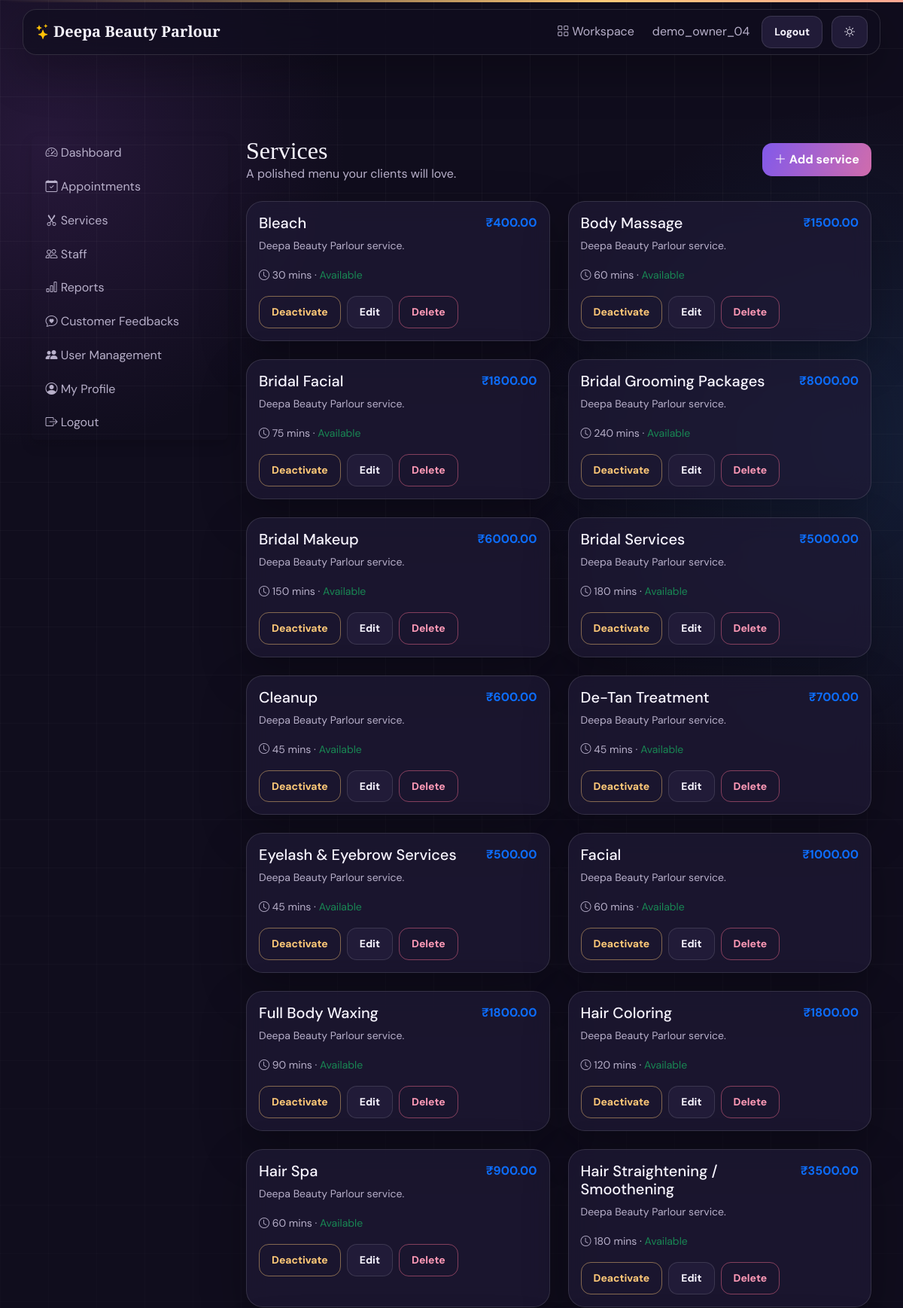
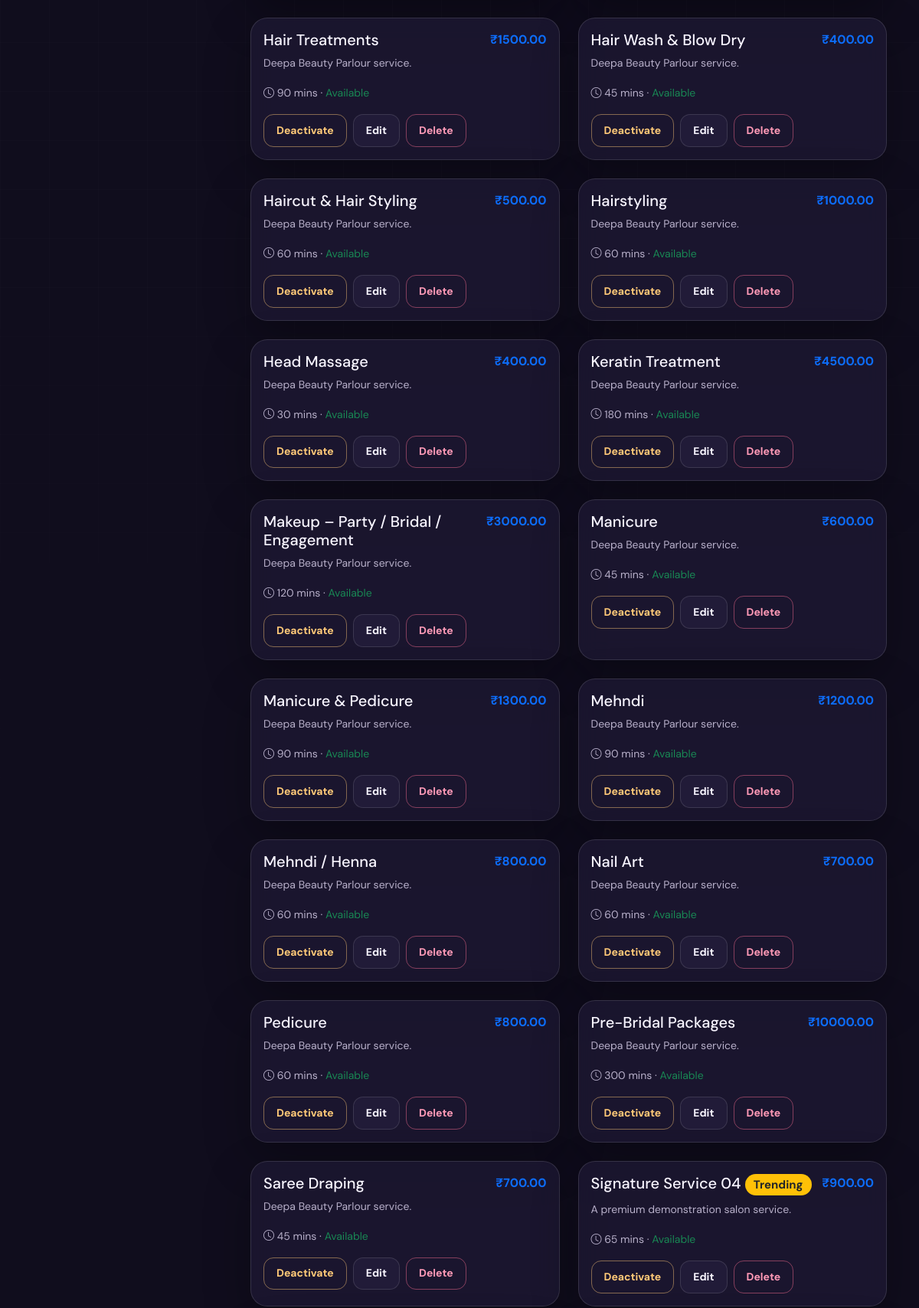
The app's page /owner/services/ (signed in, upper part) with its own data (2 pictures, top to bottom).
### accounts/models.py (models this page shows, shortened)
class User(AbstractUser):
    class Role(models.TextChoices):
        CUSTOMER = "CUSTOMER", "Customer"
        OWNER = "OWNER", "Salon Owner"
        STAFF = "STAFF", "Staff"
        SERVICE_MANAGER = "SERVICE_MANAGER", "Service Management"
        ADMIN = "ADMIN", "Admin"
    role = models.CharField(
        max_length=20,
        choices=Role.choices,
        default=Role.CUSTOMER
    )
    phone = models.CharField(max_length=15, blank=True)
    profile_image = models.ImageField(
        upload_to="profiles/",
        blank=True,
        null=True
    )
    created_at = models.DateTimeField(auto_now_add=True)

### services/models.py (models this page shows, shortened)
class Service(models.Model):
    salon = models.ForeignKey(
        Salon,
        on_delete=models.CASCADE,
        related_name="services"
    )
    name = models.CharField(max_length=100)
    description = models.TextField(blank=True)
    duration = models.PositiveIntegerField(
        help_text="Duration in minutes"
    )
    price = models.DecimalField(
        max_digits=8,
        decimal_places=2
    )
    image = models.ImageField(
        upload_to="services/",
        blank=True,
        null=True
    )
    is_available = models.BooleanField(default=True)
    is_trending = models.BooleanField(default=False)
    created_at = models.DateTimeField(auto_now_add=True)
    class Meta:
        ordering = ["name"]

### owner/views.py (the view)
# urls.py: path("services/", service_list, name="owner_services"),
@owner_required
def service_list(request):
    return render(request, "owner/services.html", {"services": scoped(request, Service.objects.all())})

### owner/views.py (called while the page is built, shortened)
def get_admin_salon(request):
    if hasattr(request.user, "salon"):
        return request.user.salon

def scoped(request, qs):
    salon = get_admin_salon(request)
    if salon and hasattr(qs.model, "salon"):
        return qs.filter(salon=salon)
    return qs

### templates/owner/services.html
{% extends "owner/base.html" %}
{% block owner_content %}
<div class="d-flex justify-content-between align-items-center mb-4"><div><h2 class="page-title mb-0">Services</h2><p class="text-muted mb-0">A polished menu your clients will love.</p></div><a href="{% url 'add_service' %}" class="btn btn-primary"><i class="bi bi-plus-lg"></i> Add service</a></div>
<div class="row g-4">{% for service in services %}<div class="col-md-6"><div class="card h-100 service-card">{% if service.image %}<img src="{{ service.image.url }}" class="card-img-top" style="height:160px;object-fit:cover" alt="{{ service.name }}">{% endif %}<div class="card-body"><div class="d-flex justify-content-between gap-2"><h5>{{ service.name }} {% if service.is_trending %}<span class="badge bg-warning text-dark">Trending</span>{% endif %}</h5><strong class="text-primary">₹{{ service.price }}</strong></div><p class="text-muted small">{{ service.description|default:"Premium salon service" }}</p><small><i class="bi bi-clock"></i> {{ service.duration }} mins · {% if service.is_available %}<span class="text-success">Available</span>{% else %}<span class="text-danger">Inactive</span>{% endif %}</small><div class="d-flex gap-2 mt-3"><form method="post" action="{% url 'toggle_service' service.id %}">{% csrf_token %}<button class="btn btn-sm btn-outline-primary">{% if service.is_available %}Deactivate{% else %}Activate{% endif %}</button></form><a class="btn btn-sm btn-outline-secondary" href="{% url 'edit_service' service.id %}">Edit</a><form method="post" action="{% url 'delete_service' service.id %}" onsubmit="return confirm('Delete this service?')">{% csrf_token %}<button class="btn btn-sm btn-outline-danger">Delete</button></form></div></div></div></div>{% empty %}<div class="col-12"><div class="card text-center p-5 text-muted">No services found. Add your first service to build your menu.</div></div>{% endfor %}</div>
{% endblock %}

### templates/base.html (shortened to what this page needs)
<!doctype html>
<html lang="en" data-theme="dark"><head>
<link href="https://cdn.jsdelivr.net/npm/bootstrap@5.3.7/dist/css/bootstrap.min.css" rel="stylesheet"><link href="https://cdn.jsdelivr.net/npm/bootstrap-icons@1.11.3/font/bootstrap-icons.min.css" rel="stylesheet"><link href="https://unpkg.com/aos@2.3.4/dist/aos.css" rel="stylesheet">
</head>
<body><nav class="navbar navbar-expand-lg navbar-dark px-3"><a class="navbar-brand fw-bold" href="{% url 'home' %}"><i class="bi bi-stars me-1 text-warning"></i>Deepa Beauty Parlour</a><div class="collapse navbar-collapse" id="mainNav"><div class="navbar-nav ms-auto align-items-lg-center gap-lg-2">{% if user.is_authenticated %}<a class="nav-link" href="{% url 'dashboard' %}"><i class="bi bi-grid me-1"></i>Workspace</a><a class="nav-link" href="{% url 'profile' %}">{{ user.username }}</a><a href="{% url 'logout' %}" class="btn btn-outline-secondary btn-sm">Logout</a>{% else %}<a class="nav-link" href="{% url 'login' %}">Login</a><a href="{% url 'register' %}" class="btn btn-primary btn-sm">Get started</a>{% endif %}<button class="btn btn-outline-secondary btn-sm ms-lg-1" id="themeToggle" type="button" aria-label="Toggle colour theme"><i class="bi bi-sun"></i></button></div></div></nav><main class="container main-shell"><div data-aos="fade-up" data-aos-duration="550">{% block content %}{% endblock %}</div></main></body></html>

### templates/base.html (style rules this page uses)
:root { --bg:#100d1d;--bg-soft:#18142a;--surface:rgba(31,25,53,.72);--surface-solid:#211b38;--ink:#f8f5ff;--muted:#b8b0ca;--line:rgba(255,255,255,.12);--primary:#ab75ff;--gold:#ffc978;--pink:#ff86ae;--shadow:0 22px 60px rgba(0,0,0,.28) }
* { box-sizing:border-box }
html { scroll-behavior:smooth }
body { min-height:100vh;background:radial-gradient(circle at 5% 5%,#703b963d,transparent 25rem),radial-gradient(circle at 95% 15%,#286cae30,transparent 28rem),var(--bg);color:var(--ink);font-family:"DM Sans",sans-serif;overflow-x:hidden }
body:before { content:"";position:fixed;inset:0;pointer-events:none;opacity:.3;background-image:linear-gradient(var(--line) 1px,transparent 1px),linear-gradient(90deg,var(--line) 1px,transparent 1px);background-size:64px 64px;mask-image:linear-gradient(to bottom,#000,transparent 80%) }
.navbar { background:rgba(17,13,31,.7)!important;backdrop-filter:blur(18px);border:1px solid var(--line);border-radius:18px;margin:12px auto;width:min(1140px,calc(100% - 24px));box-shadow:var(--shadow) }
.navbar-brand,.page-title,h1,h2,h3 { font-family:"Playfair Display",serif }
.navbar-brand { color:var(--ink)!important }
.nav-link { color:var(--muted)!important }
.main-shell { padding-top:6rem }
.card { background:var(--surface);border:1px solid var(--line);border-radius:22px;box-shadow:var(--shadow);color:var(--ink);backdrop-filter:blur(14px);transition:transform .25s ease,border-color .25s ease,box-shadow .25s ease }
.text-muted,.form-text,small { color:var(--muted)!important }
.btn { border-radius:13px;padding:.62rem 1rem;font-weight:700;border:0;transition:.2s transform,.2s box-shadow;position:relative;overflow:hidden }
.btn-primary,.btn-success { background:linear-gradient(110deg,#8259ea,#d06cac)!important;color:white }
.btn-secondary,.btn-outline-secondary { background:var(--surface-solid);color:var(--ink);border:1px solid var(--line) }
.btn-outline-primary,.btn-outline-success { color:var(--gold);border:1px solid #ffc97877;background:transparent }
.btn-outline-danger { color:#ff9ab7;border:1px solid #ff719477;background:transparent }
.badge { border-radius:99px;padding:.42rem .7rem }

### records on screen
User: username "demo_owner_04"
Service: name "Bleach", price "400.00", description "Deepa Beauty Parlour service.", duration "30", is_available "Available"
Service: name "Body Massage", price "1500.00", description "Deepa Beauty Parlour service.", duration "60", is_available "Available"
Service: name "Bridal Facial", price "1800.00", description "Deepa Beauty Parlour service.", duration "75", is_available "Available"
Service: name "Bridal Grooming Packages", price "8000.00", description "Deepa Beauty Parlour service.", duration "240", is_available "Available"
Service: name "Bridal Makeup", price "6000.00", description "Deepa Beauty Parlour service.", duration "150", is_available "Available"
Service: name "Bridal Services", price "5000.00", description "Deepa Beauty Parlour service.", duration "180", is_available "Available"
Service: name "Cleanup", price "600.00", description "Deepa Beauty Parlour service.", duration "45", is_available "Available"
Service: name "De-Tan Treatment", price "700.00", description "Deepa Beauty Parlour service.", duration "45", is_available "Available"
Service: name "Eyelash & Eyebrow Services", price "500.00", description "Deepa Beauty Parlour service.", duration "45", is_available "Available"
Service: name "Facial", price "1000.00", description "Deepa Beauty Parlour service.", duration "60", is_available "Available"
Service: name "Full Body Waxing", price "1800.00", description "Deepa Beauty Parlour service.", duration "90", is_available "Available"
Service: name "Hair Coloring", price "1800.00", description "Deepa Beauty Parlour service.", duration "120", is_available "Available"
Service: name "Hair Spa", price "900.00", description "Deepa Beauty Parlour service.", duration "60", is_available "Available"
Service: name "Hair Straightening / Smoothening", price "3500.00", description "Deepa Beauty Parlour service.", duration "180", is_available "Available"
Service: name "Hair Treatments", price "1500.00", description "Deepa Beauty Parlour service.", duration "90", is_available "Available"
Service: name "Hair Wash & Blow Dry", price "400.00", description "Deepa Beauty Parlour service.", duration "45", is_available "Available"
Service: name "Haircut & Hair Styling", price "500.00", description "Deepa Beauty Parlour service.", duration "60", is_available "Available"
Service: name "Hairstyling", price "1000.00", description "Deepa Beauty Parlour service.", duration "60", is_available "Available"
Service: name "Head Massage", price "400.00", description "Deepa Beauty Parlour service.", duration "30", is_available "Available"
Service: name "Keratin Treatment", price "4500.00", description "Deepa Beauty Parlour service.", duration "180", is_available "Available"
Service: name "Makeup – Party / Bridal / Engagement", price "3000.00", description "Deepa Beauty Parlour service.", duration "120", is_available "Available"
Service: name "Manicure", price "600.00", description "Deepa Beauty Parlour service.", duration "45", is_available "Available"
Service: name "Manicure & Pedicure", price "1300.00", description "Deepa Beauty Parlour service.", duration "90", is_available "Available"
Service: name "Mehndi", price "1200.00", description "Deepa Beauty Parlour service.", duration "90", is_available "Available"
Service: name "Mehndi / Henna", price "800.00", description "Deepa Beauty Parlour service.", duration "60", is_available "Available"
Service: name "Nail Art", price "700.00", description "Deepa Beauty Parlour service.", duration "60", is_available "Available"
Service: name "Pedicure", price "800.00", description "Deepa Beauty Parlour service.", duration "60", is_available "Available"
Service: name "Pre-Bridal Packages", price "10000.00", description "Deepa Beauty Parlour service.", duration "300", is_available "Available"
Service: name "Saree Draping", price "700.00", description "Deepa Beauty Parlour service.", duration "45", is_available "Available"
Service: name "Signature Service 04", is_trending "Trending", price "900.00", description "A premium demonstration salon service.", duration "65", is_available "Available"
